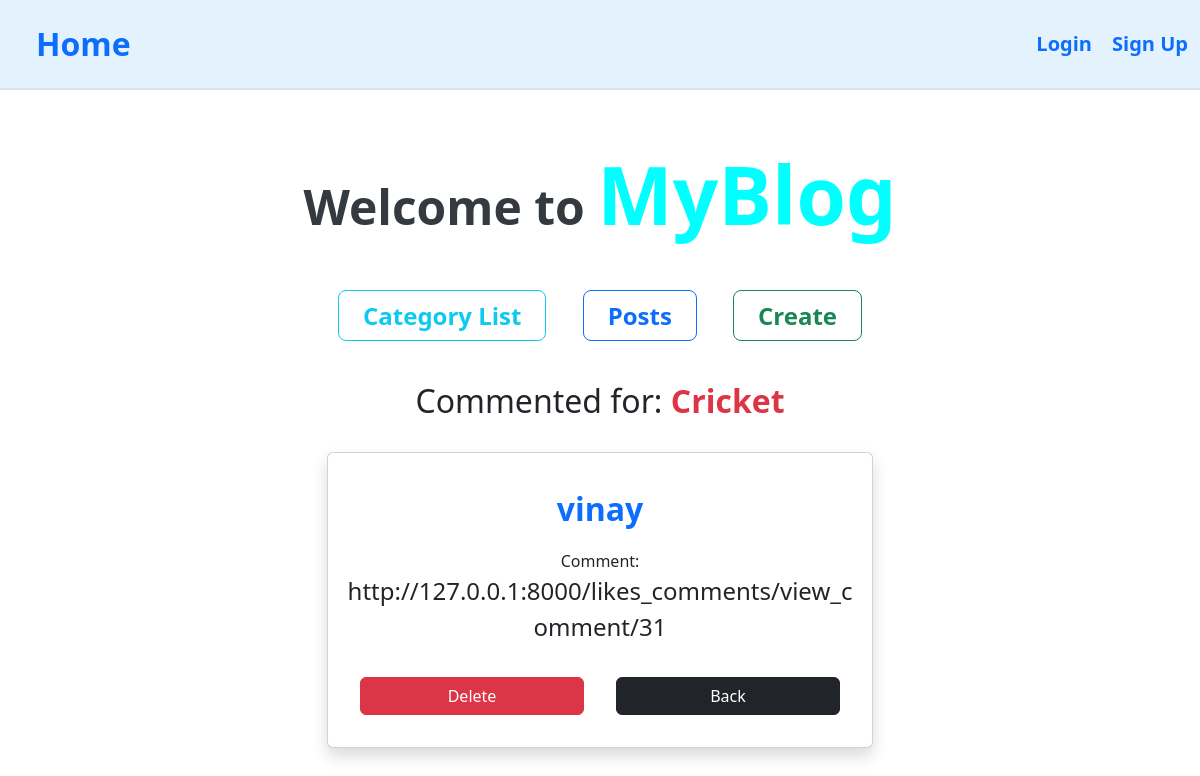
The page /likes_comments/view_comment/31 on the database its author committed.
### articles/models.py (models this page shows, shortened)
class Article(models.Model):
    title=models.CharField(max_length=50)
    content=models.TextField()
    author=models.ForeignKey(Author,on_delete=models.CASCADE)
    category=models.ForeignKey(Category,on_delete=models.SET_NULL,null=True)
    created_at=models.DateTimeField(auto_now_add=True)

### likes_comments/models.py (models this page shows, shortened)
class Comment(models.Model):
    post=models.ForeignKey(Article,on_delete=models.CASCADE)
    user=models.ForeignKey(User,on_delete=models.CASCADE)
    text=models.TextField()
    created_at=models.DateTimeField(auto_now_add=True)

### likes_comments/views.py (the view)
# urls.py: path("view_comment/<int:id>",views.view_comments,name='view_comments'),
def view_comments(request,id):
    article = get_object_or_404(Article, id=id)
    comments = Comment.objects.filter(post=article).order_by('-created_at')
    return render(request,'view_comments.html',{'comments':comments, 'article':article})

### templates/view_comments.html (shortened to what this page needs)
{% extends 'home.html' %}
    {% block content %}
    <h2 class="fw-medium text-center mb-3">Commented for: <b class="text-danger">{{article.title}}</b></h2>
        <div class="container text-center d-flex justify-content-center align-items-center flex-column">
            {% if comments %}
                {% for comment in comments %}
                    <div class="card shadow p-3 w-50 m-3">
                        <strong class="fw-bold fs-2 text-primary m-3">{{comment.user.username}}</strong>
                        <p>Comment: <span class="fw-medium fs-4">{{comment.text}}</span></p>
                        <div class="d-flex justify-content-around">
                            <a href="{% url 'delete_comment_view' comment.id %} " class="btn btn-danger w-50 m-3">Delete</a>
                            <a href="{% url 'article_list_views' %}" class="btn btn-dark w-50 m-3">Back</a>
                        </div>
                    </div>
                {% endfor %}
            {% else %}
                <p class="nothing container w-50 fw-bold fs-1">No comments yet</p>
                <div>
                    <a href="{% url 'article_list_views' %}" class="btn btn-dark w-100 m-3">Back</a>
                </div>
            {% endif %}
        </div>
    {% endblock content %}

### rows shown on the page
Article: title "Cricket"
Comment: user.username "vinay", text "http://127.0.0.1:8000/likes_comments/view_comment/31"
